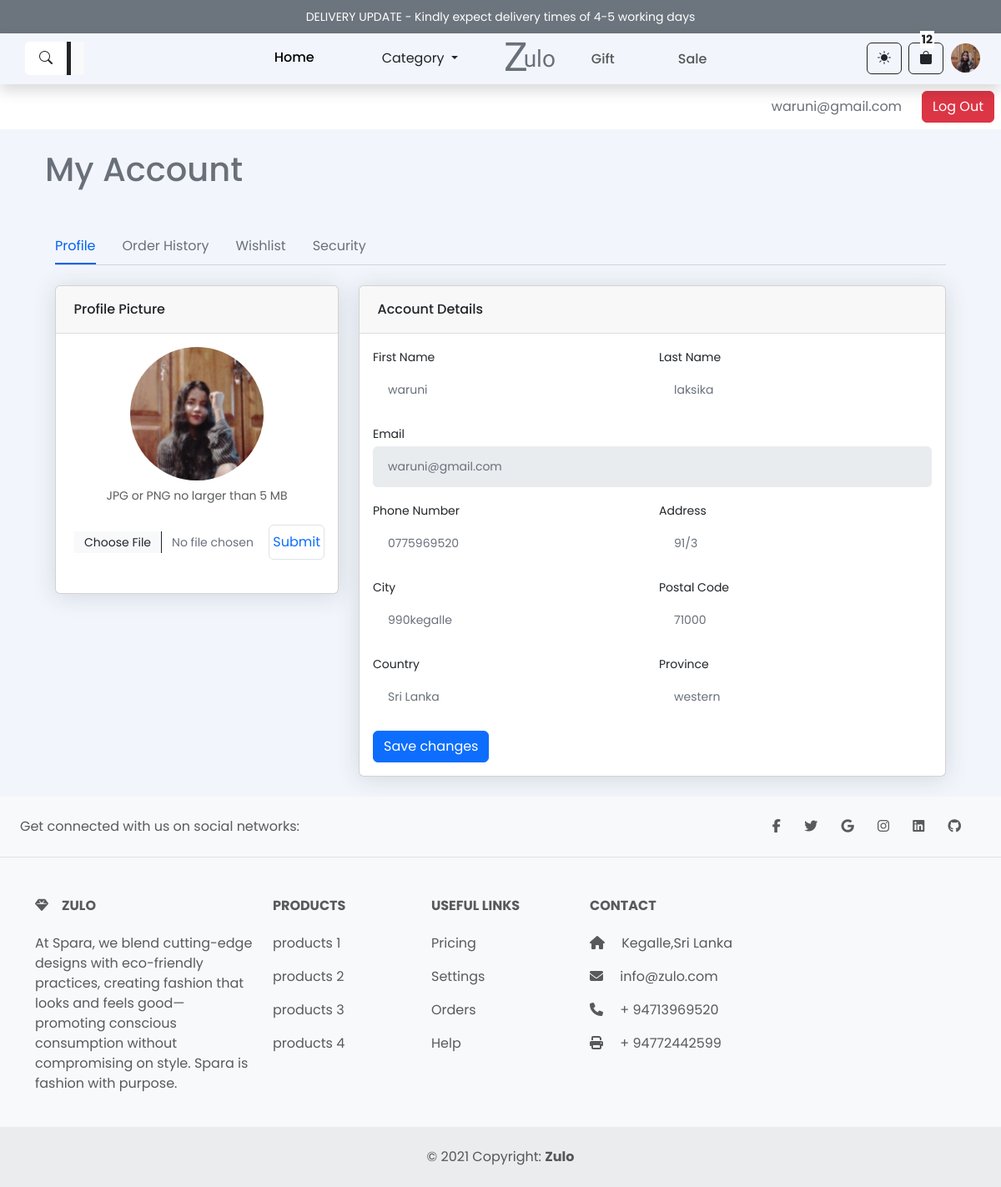
Screenshot of /pages/profile/index.php (signed in) with the database file from the repository.
### tables this page shows
CREATE TABLE `users` (
  `user_id` int NOT NULL AUTO_INCREMENT,
  `first_name` varchar(100) DEFAULT NULL,
  `last_name` varchar(100) DEFAULT NULL,
  `email` varchar(100) DEFAULT NULL,
  `password` varchar(255) DEFAULT NULL,
  `phone_number` varchar(15) DEFAULT NULL,
  `address` text,
  `city` varchar(100) DEFAULT NULL,
  `postal_code` varchar(20) DEFAULT NULL,
  `country` varchar(50) DEFAULT 'Sri Lanka',
  `created_at` timestamp NULL DEFAULT CURRENT_TIMESTAMP,
  `account_status` tinyint(1) NOT NULL DEFAULT '1',
  `province` varchar(45) DEFAULT NULL,
  `roll` varchar(45) DEFAULT 'user',
  `image` varchar(255) DEFAULT NULL,
  PRIMARY KEY (`user_id`),
  UNIQUE KEY `email` (`email`)
);

### pages/profile/index.php (the view, shortened to what this page needs)
<?php
include_once "../../inc/db.php";
if (isset($_SESSION["user_id"])) {
    $userID = $_SESSION["user_id"];
    $sql = "SELECT first_name, last_name, email, password, phone_number, address, city, postal_code, country, created_at, province, account_status ,image ,roll
            FROM users WHERE user_id = :userID";
    $stmt = $conn->prepare($sql);
    $stmt->bindParam(":userID", $userID);
    $stmt->execute();
    if ($stmt->rowCount() > 0) {
        $user = $stmt->fetch(PDO::FETCH_ASSOC);
    } else {
        echo "User not found.";
        exit;
    }
} else {
    echo "User not logged in.";
    exit;
}
?>
<!DOCTYPE html>
<html lang="en">
<head>
    <link href="https://cdn.jsdelivr.net/npm/bootstrap@5.3.3/dist/css/bootstrap.min.css" rel="stylesheet">
    <link
        rel="stylesheet"
        href="https://cdnjs.cloudflare.com/ajax/libs/font-awesome/6.6.0/css/all.min.css"
 />
    <link rel="stylesheet" href="../../assets/css/profile.css">
    <link rel="stylesheet" href="../../assets/css/footer.min.css">
    <link rel="stylesheet" href="../../assets/css/nav.min.css">
    <link rel="stylesheet" href="../../assets/css/reset.min.css">
</head>
<body>
    <?php
    $profilePage = "";
    $cartPage = "../../pages/cart.php";
    include_once "../../partials/nav.php";
    ?>
    <div class="container-xl px-4 mt-4">
        <h1 class="mb-4">My Account</h1>
        <div class="row">
            <div class="container-xl px-4 mt-4">
                <nav class="nav nav-borders">
                    <a class="nav-link active ms-0" href="./index.php" target="__blank">Profile</a>
                    <a class="nav-link" href="./order_history.php" target="__blank">Order History</a>
                    <a class="nav-link" href="./wishlist.php" target="__blank">Wishlist</a>
                    <a class="nav-link" href="./security.php" target="__blank">Security</a>
                </nav>
                <hr class="mt-0 mb-4">
                <div class="row">
                    <div class="col-xl-4">
                        <div class="card mb-4 mb-xl-0">
                            <div class="card-header">Profile Picture</div>
                            <div class="card-body text-center">
                                <?php
                                $imageName = htmlspecialchars($user['image']);
                                $imagePath = "../../assets/img/userProfile/" . $imageName;
                                ?>
                                <img class="img-account-profile rounded-circle mb-2" src="<?php echo $imagePath  ?>" alt="">
                                <div class="small font-italic text-muted mb-4">JPG or PNG no larger than 5 MB</div>
                                <div class="mb-3">
                                    <form action="../../inc/handlers/profilePic_handler.php" method="post" enctype="multipart/form-data" class="d-flex">
                                        <input type="file" class="form-control flex-1" id="uploadImg" name="uploadImg" required>
                                        <input type="submit" class="py-2 px-1 h6 border btn btn-outline-primary" name="uploadImg">
                                    </form>
                                </div>
                            </div>
                        </div>
                    </div>
                    <div class="col-xl-8">
                        <div class="card mb-4">
                            <div class="card-header">Account Details</div>
                            <div class="card-body">
                                <form action="../../inc/handlers/profile_handler.php" method="POST">
                                    <div class="row gx-3 mb-3">
                                        <div class="col-md-6">
                                            <label class="small mb-1" for="inputFirstName">First Name</label>
                                            <input class="form-control" id="inputFirstName" type="text" name="first_name" value="<?php echo htmlspecialchars($user['first_name']); ?>" required>
                                        </div>
                                        <div class="col-md-6">
                                            <label class="small mb-1" for="inputLastName">Last Name</label>
                                            <input class="form-control" id="inputLastName" type="text" name="last_name" value="<?php echo htmlspecialchars($user['last_name']); ?>" required>
                                        </div>
                                    </div>
                                    <div class="mb-3">
                                        <label class="small mb-1" for="inputEmail">Email</label>
                                        <input class="form-control" id="inputEmail" type="email" name="email" disabled value="<?php echo htmlspecialchars($user['email']); ?>" required>
                                    </div>
                                    <div class="row gx-3 mb-3">
                                        <div class="col-md-6">
                                            <label class="small mb-1" for="inputPhone">Phone Number</label>
                                            <input class="form-control" id="inputPhone" type="tel" name="phone_number" value="<?php echo htmlspecialchars($user['phone_number']); ?>" required>
                                        </div>
                                        <div class="col-md-6">
                                            <label class="small mb-1" for="inputAddress">Address</label>
                                            <input class="form-control" id="inputAddress" type="text" name="address" value="<?php echo htmlspecialchars($user['address']); ?>" required>
                                        </div>
                                    </div>
                                    <div class="row gx-3 mb-3">
                                        <div class="col-md-6">
                                            <label class="small mb-1" for="inputCity">City</label>
                                            <input class="form-control" id="inputCity" type="text" name="city" value="<?php echo htmlspecialchars($user['city']); ?>" required>
                                        </div>
                                        <div class="col-md-6">
                                            <label class="small mb-1" for="inputPostalCode">Postal Code</label>
                                            <input class="form-control" id="inputPostalCode" type="text" name="postal_code" value="<?php echo htmlspecialchars($user['postal_code']); ?>" required>
                                        </div>
                                    </div>
                                    <div class="row gx-3 mb-3">
                                        <div class="col-md-6">
                                            <label class="small mb-1" for="inputCountry">Country</label>
                                            <input class="form-control" id="inputCountry" type="text" name="country" value="<?php echo htmlspecialchars($user['country']); ?>" required>
                                        </div>
                                        <div class="col-md-6">
                                            <label class="small mb-1" for="inputProvince">Province</label>
                                            <input class="form-control" id="inputProvince" type="text" name="province" value="<?php echo htmlspecialchars($user['province']); ?>" required>
                                        </div>
                                    </div>
                                    <button class="btn btn-primary" type="submit">Save changes</button>
                                </form>
                            </div>
                        </div>
                    </div>
                </div>
            </div>
        </div>
    </div>
    <?php
    include_once "../../partials/footer.php"
    ?>
</body>
</html>

### partials/nav.php (shortened to what this page needs)
<?php
$login = false;
$email = '';
if (isset($_SESSION["email"])) {
    $email = $_SESSION["email"];
    $userID = $_SESSION["user_id"];
    $login = true;
    $stmt = $conn->prepare("SELECT image FROM users WHERE user_id = :userID");
    $stmt->bindParam(':userID', $userID);
    $stmt->execute();
    $result = $stmt->fetch(PDO::FETCH_ASSOC);
    if ($result && !empty($result['image'])) {
        $profileImage = $result['image'];
    } else {
        $profileImage = 'default.jpg';
    }
}
?>
<div class="bg-secondary text-white d-flex justify-content-center align-content-center ">
    <div class="container">
        <div id="carouselContent" class="carousel slide" data-bs-ride="carousel">
            <div class="carousel-inner" role="listbox">
                <div class="carousel-item active text-center p-2">
                    <small class="text-white">
                        DELIVERY UPDATE - Kindly expect delivery times of 4-5 working days
                    </small>
                </div>
            </div>
        </div>
    </div>
</div>
<div class="container-fluid p-0 navigation ">
    <nav class="navbar navbar-expand-lg bg-body-light shadow p-0 sticky-top navbar-inverse">
        <div class="container-fluid p-0 d-flex">
            <div class="col-3 row">
                <div>
                    <div class="collapse navbar-collapse" id="navbarSupportedContent">
                        <ul class="navbar-nav">
                            <li class="nav-item d-flex justify-content-center align-items-center position-relative">
                                <div onclick="searchToggle()" class="h-100 d-flex justify-content-center search-btn">
                                    <button class="btn bg-white" data-toggle="tooltip" data-placement="top" title="Search" style="width: 50px">
                                        <i class="bi bi-search"></i>
                                    </button>
                                </div>
                                <input type="search" class="p-2 text-black search-bar bg-light" id="search-bar" name="searchQuery" placeholder="Search..." />
                            </li>
                        </ul>
                    </div>
                </div>
            </div>
            <div class="col-6 d-flex align-items-center ">
                <ul class="navbar-nav me-auto mb-2 mb-lg-0 h6 justify-content-end flex-grow-1 ">
                    <li class="nav-item">
                        <?php
                        $homePage = isset($homePage) ? $homePage : '../../../zulo/';
                        $logoutPage = isset($logoutPage) ? $logoutPage : '../../../zulo/inc/handlers/logout_handler.php';
                        $cartPage = isset($cartPage) ? $cartPage : '../../zulo/pages/cart.php';
                        ?>
                        <a class="nav-link active" aria-current="page" href="<?php echo $homePage ?>">Home</a>
                    </li>
                    <li class="nav-item">
                        <div class="dropdown">
                            <button class="btn btn-black dropdown-toggle" type="button" id="dropdownMenuButton2" data-bs-toggle="dropdown" aria-expanded="false">
                                Category
                            </button>
                        </div>
                    </li>
                </ul>
                <a class="text-decoration-none" href="#">
                    <span class="display-5 z-text">&nbsp;Z</span><span class="ulo-text h3">ulo</span>
                </a>
                <ul class="navbar-nav me-auto mb-2 mb-lg-0 justify-content-start h6  flex-grow-1">
                    <li class="nav-item">
                        <a class="nav-link" href="#">Gift</a>
                    </li>
                    <li class="nav-item">
                        <a class="nav-link" href="#">Sale</a>
                    </li>
                </ul>
            </div>
            <div class="col-3 d-flex justify-content-end align-items-center pe-4 ">
                <div class="d-flex justify-content-end gap-2 ms-2 control-center">
                    <div onclick="activeDarkMode()">
                        <button class="btn btn-outline-dark" id="switch-mode">
                            <i class="bi bi-brightness-high-fill"></i>
                        </button>
                    </div>
                    <div>
                        <a href="<?php echo $cartPage ?>">
                            <button class="btn btn-outline-dark cart-btn" data-toggle="tooltip" data-placement="top" title="cart">
                                <i class="bi bi-bag-fill"></i>
                                <span class="cart-items">
                                    <?php
                                    if ($login) {
                                        $sql = "SELECT SUM(quantity) AS total_items FROM cart WHERE user_id = :user_id";
                                        $stmt = $conn->prepare($sql);
                                        $stmt->bindParam(':user_id', $userID, PDO::PARAM_INT);
                                        $stmt->execute();
                                        $result = $stmt->fetch(PDO::FETCH_ASSOC);
                                        $itemCount = $result['total_items'] ? $result['total_items'] : 0;
                                        echo $itemCount;
                                    }
                                    ?>
                                </span>
                            </button>
                        </a>
                    </div>
                    <div>
                        <?php
                        if ($login) {
                            $profilePage = isset($profilePage) ? $profilePage : '../pages/profile/';
                            $imgFolder = isset($imgFolder) ? $imgFolder : '../../../zulo/assets/img/userProfile/';
                        ?>
                            <a href="<?php echo  $profilePage ?>">
                                <button class="btn btn-outline-white p-0" data-toggle="tooltip" data-placement="top" title="profile">
                                    <img src="<?php echo $imgFolder . $profileImage ?>" alt="" class="p-image">
                                </button>
                            </a>
                        <?php  }
                        ?>
                    </div>
                </div>
            </div>
        </div>
    </nav>
</div>
<?php if ($login): ?>
    <div class="bg-white p-2 d-flex justify-content-end align-items-center">
        <span><?= htmlspecialchars($email, ENT_QUOTES, 'UTF-8'); ?></span>
        <a href="<?php echo $logoutPage ?>" class="ms-4">
            <button class="btn btn-danger text-white" data-toggle="tooltip" data-placement="top" title="Log Out">
                Log Out
            </button>
        </a>
    </div>
<?php endif; ?>

### rows the page displays
users: image (picture), first_name "waruni", last_name "laksika", email "waruni@gmail.com", phone_number "0775969520", address "91/3", city "990kegalle", postal_code "71000", country "Sri Lanka", province "western"

### other values shown
$itemCount "12"
$email "waruni@gmail.com"
